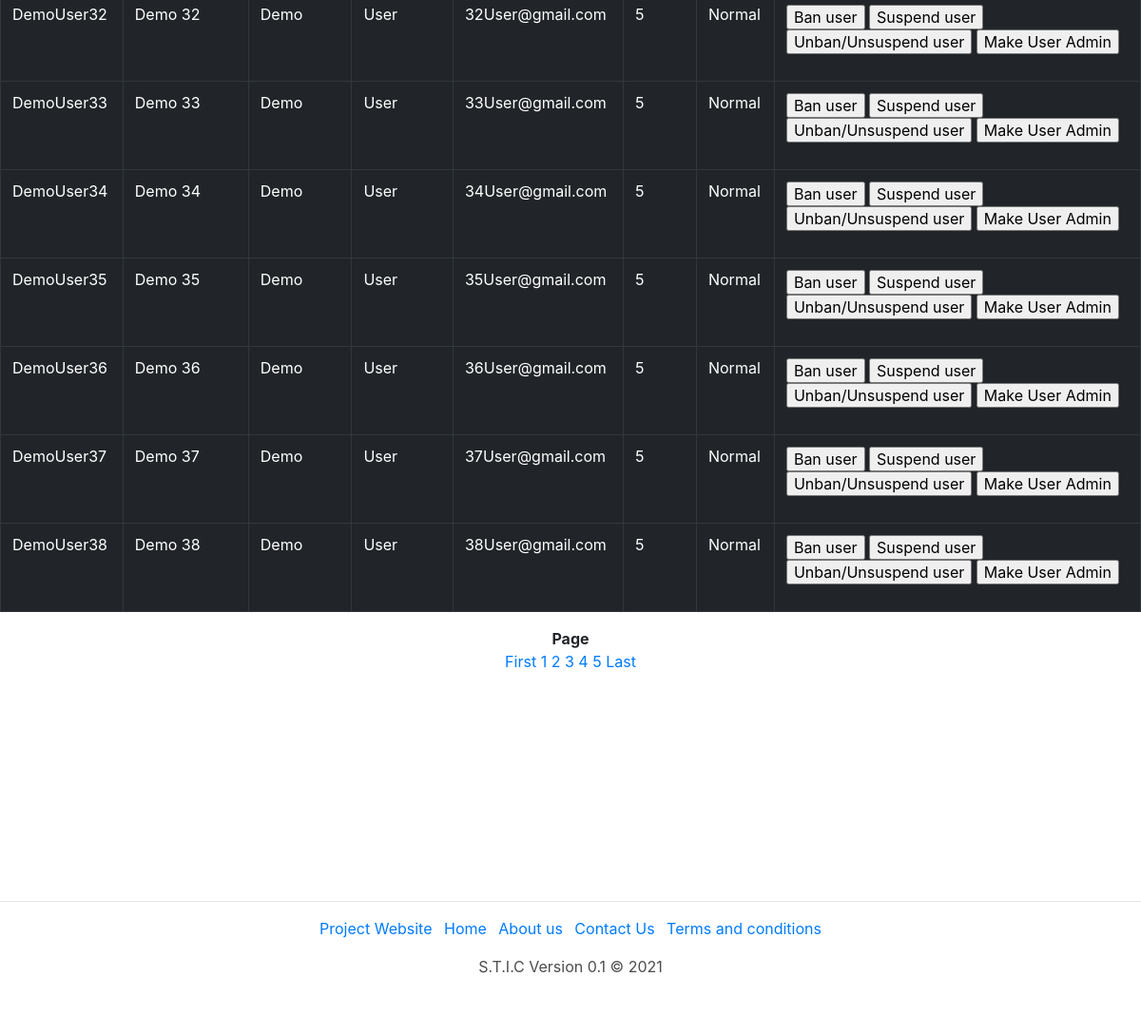
The page /UserManagementPage.php?page=3 (signed in, lower part) on the database as committed earlier.
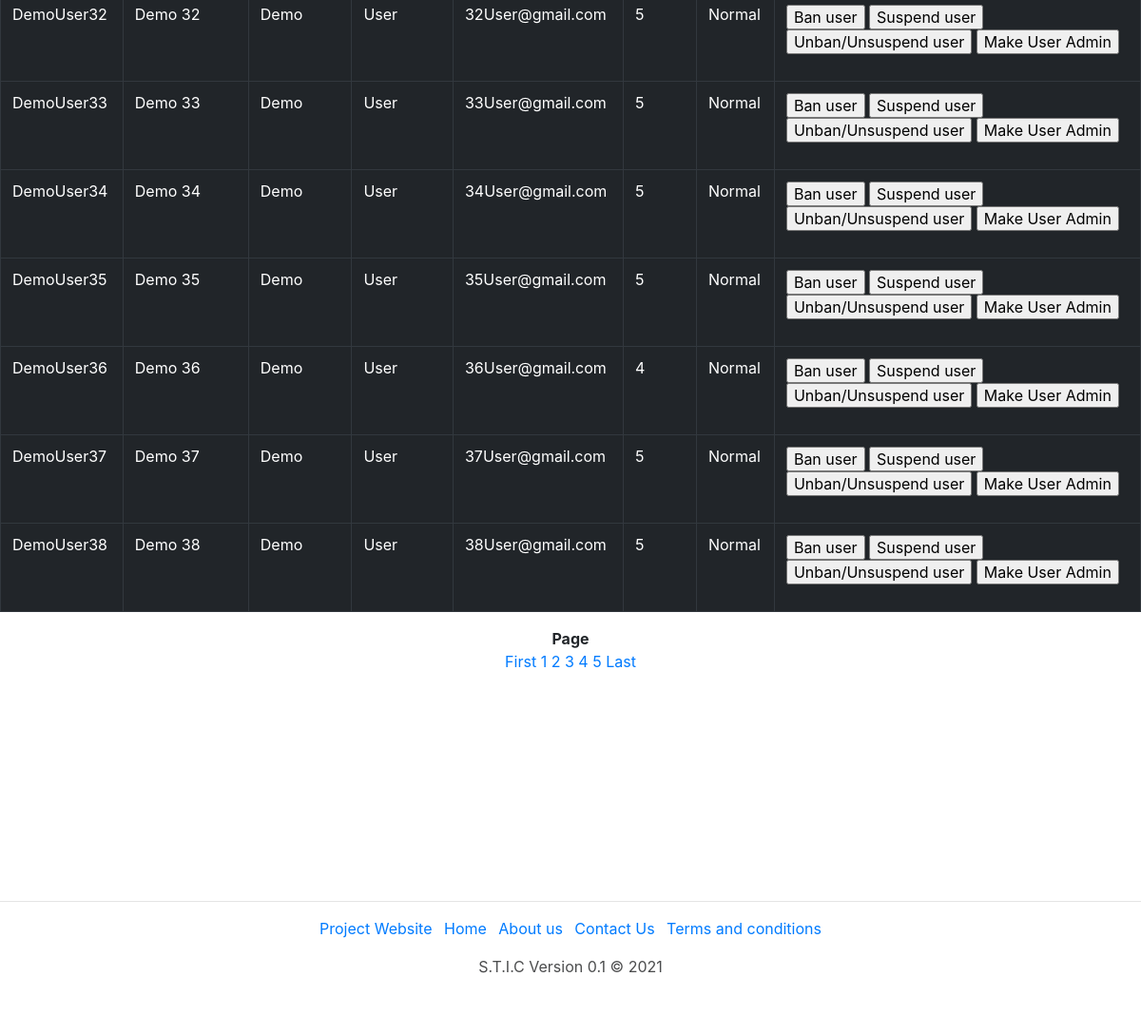
The same page on the database as committed later.
### tables this page shows
CREATE TABLE `users` (
  `UserID` varchar(20) NOT NULL,
  `DisplayName` text NOT NULL,
  `PublicKey` text NOT NULL,
  `Password` text NOT NULL,
  `Email` text NOT NULL,
  `FirstName` text NOT NULL,
  `LastName` text NOT NULL,
  `DateOfBirth` text NOT NULL,
  `ContactNumber` int(11) NOT NULL,
  `Address` text NOT NULL,
  `AccountType` text NOT NULL DEFAULT 'Standard',
  `PrivateKey` text NOT NULL,
  `Rating` longtext NOT NULL DEFAULT '{"Rating":5,"NumOfReviewers":0}' CHECK (json_valid(`Rating`)),
  `Review` longtext NOT NULL DEFAULT '[]' CHECK (json_valid(`Review`)),
  `Status` text NOT NULL DEFAULT '["Normal",""]',
  `AccountBalance` double NOT NULL,
  `LoginCount` int(11) NOT NULL DEFAULT 0,
  `ProfilePicture` text NOT NULL DEFAULT 'profilepictures/default.jpg',
  `Reported` int(11) NOT NULL DEFAULT 0
);

### Users.php (called while the page is built, shortened)
<?php
class BaseUser
{
	public $UID;
	public $DisplayName;
	public $Email;
	public $FirstName;
	public $LastName;
	public $Status;
	public function getUID(){
		return 	$this->UID;
	}
	public function setUID_Admin($UID){
		$sql = "SELECT * FROM users WHERE UserID='".$UID."'" ;
		$result = $this->connect()->query($sql) or die($this->connect()->error);
		while($row = $result->fetch_assoc())
		{
			$this->UID = $row["UserID"];
			$this->DisplayName = $row["DisplayName"];
			$this->Email = $row["Email"];
			$this->FirstName = $row["FirstName"];
			$this->LastName = $row["LastName"];
			$this->Rating = json_decode($row["Rating"],true);
			$this->Status = $row["Status"];
	}
	return true;
	}
	public function getDisplayName(){
		return 	$this->DisplayName;
	}
	public function getEmail(){
		return 	$this->Email;
	}
	public function getFirstName(){
		return $this->FirstName;
	}
	public function getLastName(){
		return $this->LastName;
	}
	public function getStatus(){
		return $this->Status;
	}
	public function connect(){
		$servername= "localhost";
		$username = "root";
		$password = "";
		$dbname = "sticdb";
		$conn = new mysqli($servername, $username, $password, $dbname);
		return $conn;
	}
	}
class Admin extends StandardUser
{
	public function ListOfUsers(){
		$sql = "SELECT * FROM users where AccountType = 'Standard'";
		$usersarray = array();
		$result = $this->connect()->query($sql) or die($this->connect()->error);
		while($row = $result->fetch_assoc())
		{
			array_push($usersarray,$row['UserID']);
		}
		return $usersarray;
	}
}

### UserManagementPage.php (the view, shortened to what this page needs)
<?php require_once("NavBar.php");?>
<?php
$ArrayOfUsers = $_SESSION['Object']->ListOFUsers();
echo'<hr><table class="table table-borderless table-dark">';
if (!isset ($_GET['page']) ) {
	$page = 1;
} else {
	$page = $_GET['page'];
}
$Data_per_page = 10;
$number_of_page = ceil(sizeof($ArrayOfUsers)/$Data_per_page) ;
$page_num = $page;
$page_num_max = $page_num *$Data_per_page ;
$page_num_min = $page_num_max - $Data_per_page;
for($x = $page_num_min;$x<$page_num_max;$x++){
	$BaseUserObj = new BaseUser("Account Management");
	if (array_key_exists($x,$ArrayOfUsers)){
	$BaseUserObj->setUID_Admin($ArrayOfUsers[$x]);
	echo'<tr><td>'.$BaseUserObj->getUID().'</td>
	<td>'.$BaseUserObj->getDisplayName().'</td>
	<td>'.$BaseUserObj->getFirstName().'</td>
	<td>'.$BaseUserObj->getLastName().'</td>
	<td>'.$BaseUserObj->getEmail().'</td>
	<td>'.$BaseUserObj->Rating['Rating'].'</td>
	<td>'.json_decode($BaseUserObj->getStatus())[0].'</br>'.json_decode($BaseUserObj->getStatus())[1].'</td>
	<td><form method="post" action="UserManagementController.php">
		<input type="submit" name="Ban" value="Ban user">
		<input type="submit" name="Suspend" value="Suspend user"></br>
		<input type="submit" name="Remove" value="Unban/Unsuspend user">
		<input type="submit" name="MakeAdmin" value="Make User Admin">
		<input type="hidden" name="hiddenval" value="'.$BaseUserObj->getUID().'">
	</form></td>
	</tr>
	';
	}
}
echo'</table>';
echo'<div style="margin-top:10px;width:1000px;margin-left:auto;margin-right:auto;text-align:center">';
echo'<b style="bottom: 20;">Page</b></BR>';
echo '<a href = "UserManagementPage.php?page=1">First </a>';
for($page = 1; $page<=$number_of_page; $page++) {
	if($page==1){
		echo '<a href = "UserManagementPage.php?page=' . $page . '">' . $page . ' </a>';
	}
	else{
	echo '<a href = "UserManagementPage.php?page=' . $page . '">' . $page . ' </a>';
	}
}
echo '<a href = "UserManagementPage.php?page=' . $number_of_page . '">Last </a>';
echo'</div>';
?>
<?php require_once("Footer.php");?>

Rows that differ between the two databases and show on the page:
changed users "DemoUser36": Rating "5" → "4"
